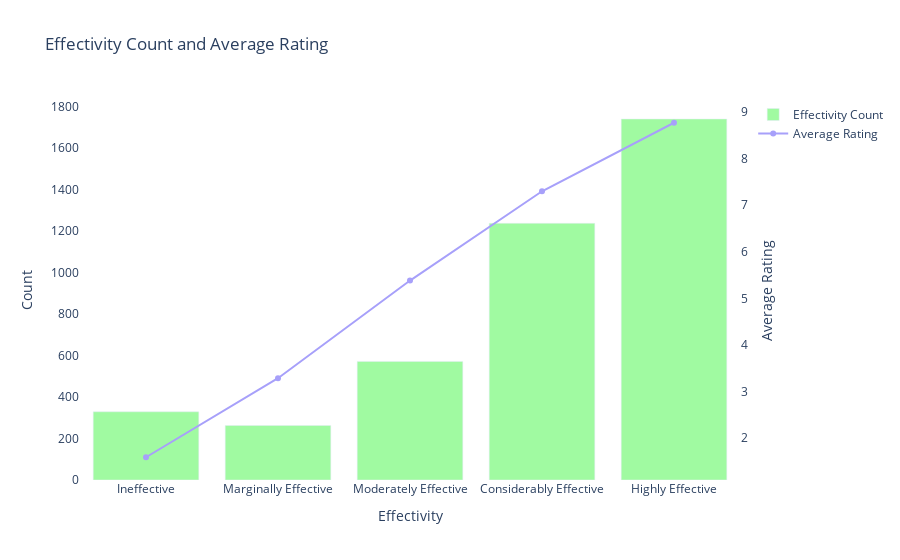

The notebook cell saved with this chart:
### Markdown cell above
##### Rating VS Effectivity

### Code cell
# Define the custom order for x-axis
custom_order = ['Ineffective', 'Marginally Effective', 'Moderately Effective', 'Considerably Effective', 'Highly Effective']

# Calculate count of effectivity levels
effectivity_counts = data['effectiveness'].value_counts().reset_index()
effectivity_counts.columns = ['effectiveness', 'count']

# Calculate average rating for each effectivity level
average_ratings = data.groupby('effectiveness')['rating'].mean().reindex(custom_order).reset_index()

# Create grouped bar chart with two y-axes
fig = go.Figure()

# Add bar trace for effectivity counts (left y-axis)
fig.add_trace(go.Bar(
    x=effectivity_counts['effectiveness'],
    y=effectivity_counts['count'],
    name='Effectivity Count',
    marker_color='#A0FAA1',
    yaxis='y1'  # Assign to the left y-axis
))

# Add line trace for rating (right y-axis)
fig.add_trace(go.Scatter(
    x=average_ratings['effectiveness'],
    y=average_ratings['rating'],
    mode='lines+markers',
    name='Average Rating',
    line=dict(color='#A7A0FA', width=2),
    yaxis='y2'  # Assign to the right y-axis
))

# Customize layout
fig.update_layout(
    title='Effectivity Count and Average Rating',
    xaxis=dict(title='Effectivity', tickvals=custom_order),
    yaxis=dict(title='Count', side='left', showgrid=False),
    yaxis2=dict(title='Average Rating', side='right', overlaying='y1', showgrid=False),
    barmode='group',
    xaxis_categoryorder='array',
    xaxis_categoryarray=custom_order,
    plot_bgcolor='rgba(0,0,0,0)',  # Remove background color
    paper_bgcolor='rgba(0,0,0,0)'  # Remove background color
)


# Show the plot
fig.show()

### Figure 1 — Plotly figure (JSON) as saved in the notebook; plotly's stock layout.template omitted (floating-point values rounded to 4 significant figures)
{"data": [{"marker": {"color": "#A0FAA1"}, "name": "Effectivity Count", "type": "bar", "x": ["Highly Effective", "Considerably Effective", "Moderately Effective", "Ineffective", "Marginally Effective"], "y": [1741, 1238, 572, 329, 263], "yaxis": "y"}, {"line": {"color": "#A7A0FA", "width": 2}, "mode": "lines+markers", "name": "Average Rating", "type": "scatter", "x": ["Ineffective", "Marginally Effective", "Moderately Effective", "Considerably Effective", "Highly Effective"], "y": [1.593, 3.289, 5.385, 7.301, 8.771], "yaxis": "y2"}], "layout": {"autosize": true, "barmode": "group", "paper_bgcolor": "rgba(0, 0, 0, 0)", "plot_bgcolor": "rgba(0, 0, 0, 0)", "title": {"text": "Effectivity Count and Average Rating"}, "xaxis": {"autorange": true, "categoryarray": ["Ineffective", "Marginally Effective", "Moderately Effective", "Considerably Effective", "Highly Effective"], "categoryorder": "array", "range": [-0.5, 4.5], "tickvals": ["Ineffective", "Marginally Effective", "Moderately Effective", "Considerably Effective", "Highly Effective"], "title": {"text": "Effectivity"}, "type": "category"}, "yaxis": {"autorange": true, "range": [0, 1833.0], "showgrid": false, "side": "left", "title": {"text": "Count"}, "type": "linear"}, "yaxis2": {"autorange": true, "overlaying": "y", "range": [1.0, 9.364], "showgrid": false, "side": "right", "title": {"text": "Average Rating"}, "type": "linear"}}}
